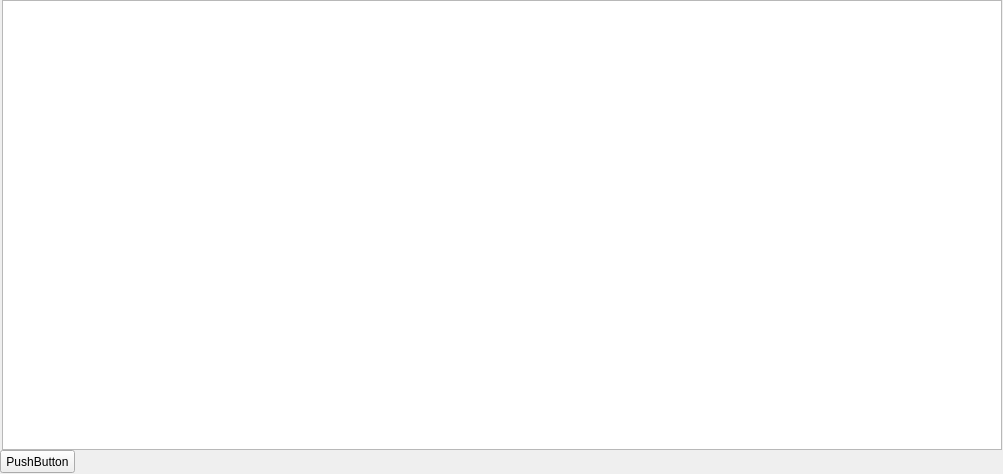
<?xml version="1.0" encoding="UTF-8"?>
<ui version="4.0">
 <class>graphw</class>
 <widget class="QMainWindow" name="graphw">
  <property name="geometry">
   <rect>
    <x>0</x>
    <y>0</y>
    <width>1003</width>
    <height>474</height>
   </rect>
  </property>
  <property name="Graph" stdset="0">
   <string>mainw</string>
  </property>
  <widget class="QWidget" name="centralWidget">
   <widget class="QPushButton" name="pushButton">
    <property name="geometry">
     <rect>
      <x>0</x>
      <y>450</y>
      <width>75</width>
      <height>23</height>
     </rect>
    </property>
    <property name="text">
     <string>PushButton</string>
    </property>
   </widget>
   <widget class="QGraphicsView" name="gView">
    <property name="geometry">
     <rect>
      <x>2</x>
      <y>0</y>
      <width>1000</width>
      <height>450</height>
     </rect>
    </property>
    <property name="verticalScrollBarPolicy">
     <enum>Qt::ScrollBarAlwaysOff</enum>
    </property>
    <property name="horizontalScrollBarPolicy">
     <enum>Qt::ScrollBarAlwaysOff</enum>
    </property>
   </widget>
  </widget>
 </widget>
 <layoutdefault spacing="6" margin="11"/>
 <resources/>
 <connections/>
</ui>
